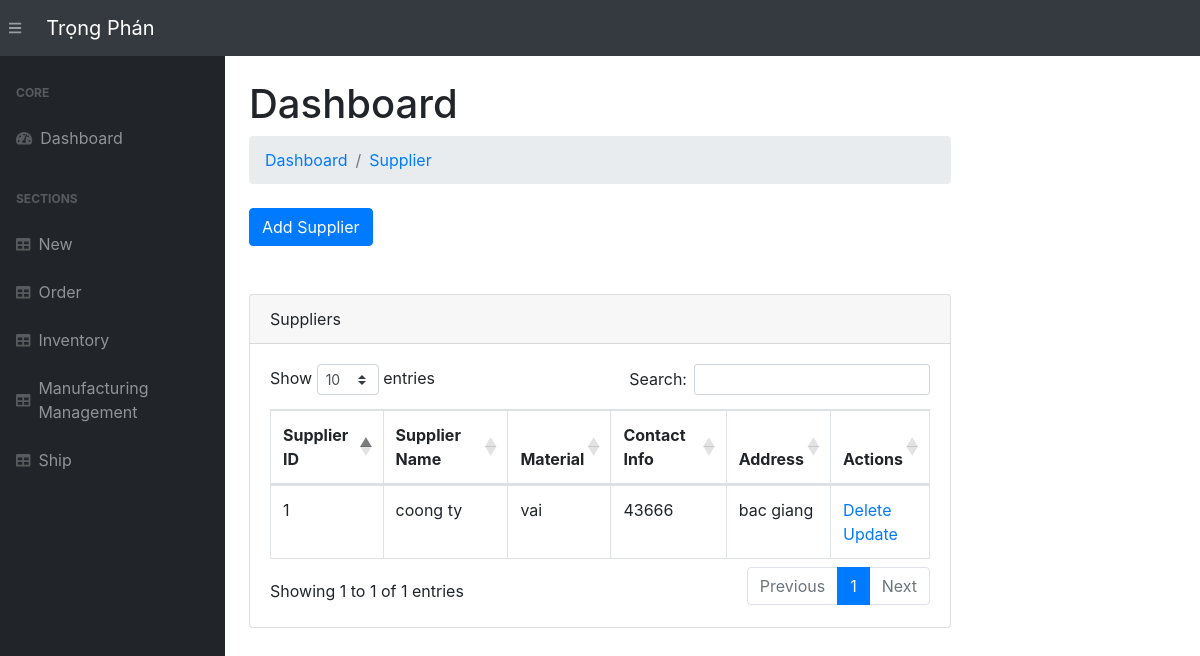
Before: /supplier/ with the older database file.
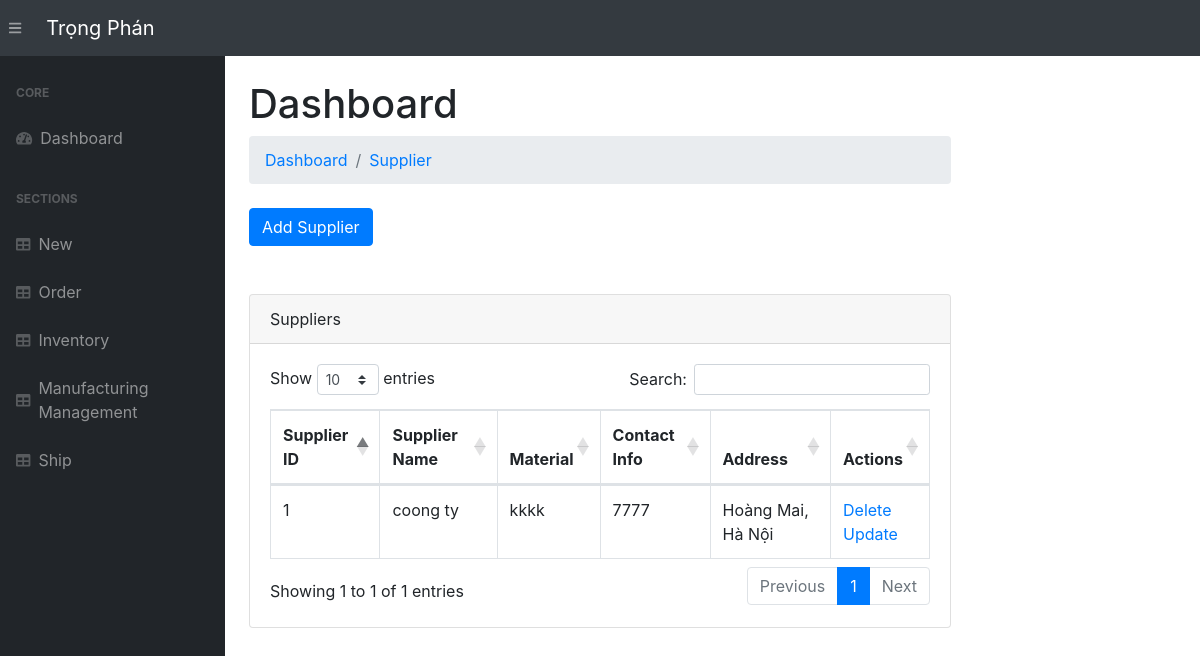
After: the same page with the newer database file.
### app.py (models this page shows, shortened)
class Supplier(db.Model):
    __tablename__    = 'supplier'
    supplier_id      = db.Column(db.Integer, primary_key=True)
    sup_name         = db.Column(db.String(255), nullable=False)
    sup_contact_info = db.Column(db.String(255), nullable=False)
    sup_address      = db.Column(db.String(255), nullable=False)
    sup_material_id = db.Column(db.Integer, db.ForeignKey('material.material_id'))  # Sửa lại tên khóa ngoại
    material = db.relationship('Material', backref='supplier')

class Material(db.Model):
    __tablename__ = 'material'
    material_id = db.Column(db.Integer, primary_key=True)
    material_name = db.Column(db.String(255), nullable=False)
    material_description = db.Column(db.String(255))
    quantity_in_stock = db.Column(db.Integer, default=0)
    reorder_level = db.Column(db.Integer, default=10)

### app.py (the view, shortened to what this page needs)
@app.route('/supplier/', methods=["POST", "GET"])
def viewSupplier():
    materials=Material.query.all()
    suppliers = Supplier.query.all()
    return render_template("supplier.html", suppliers=suppliers,materials=materials)  # Trả về template danh sách nhà cung cấp

### templates/supplier.html (shortened to what this page needs)
{% extends 'base.html' %}
{% block content %}
<main>
    <div class="container-fluid">
        <h1 class="mt-4">Dashboard</h1>
        <ol class="breadcrumb mb-4">
            <li class="breadcrumb-item"><a href="/">Dashboard</a></li>
            <li class="breadcrumb-item"><a href="/supplier/">Supplier</a></li>
        </ol>
        <a  class="btn btn-primary" href="/add-supplier/">
            Add Supplier
        </a>
        <br>
        <br>
        <br>
        <div class="card mb-4">
            <div class="card-header">Suppliers</div>
            <div class="card-body">
                <table class="table table-bordered" id="dataTable" width="100%" cellspacing="0">
                    <thead>
                        <tr>
                            <th>Supplier ID</th>
                            <th>Supplier Name</th>
                            <th>Material</th>
                            <th>Contact Info</th>
                            <th>Address</th>
                            <th>Actions</th>
                        </tr>
                    </thead>
                    <tbody>
                        {% for supplier in suppliers %}
                        <tr>
                            <td>{{ supplier.supplier_id }}</td>
                            <td>{{ supplier.sup_name }}</td>
                            <td>{{ supplier.material.material_name }}</td>
                            <td>{{ supplier.sup_contact_info }}</td>
                            <td>{{ supplier.sup_address }}</td>
                            <td>
                                <a href="/delete-supplier/{{ supplier.supplier_id }}">Delete</a>
                                <br>
                                <a href="/update-supplier/{{ supplier.supplier_id }}">Update</a>
                            </td>
                        </tr>
                        {% endfor %}
                    </tbody>
                </table>
            </div>
        </div>
    </div>
</main>
{% endblock %}

Changed rows visible on the page:
changed Supplier "coong ty": material.material_name "vai" → "kkkk"; sup_contact_info "43666" → "7777"; sup_address "bac giang" → "Hoàng Mai, Hà Nội"
